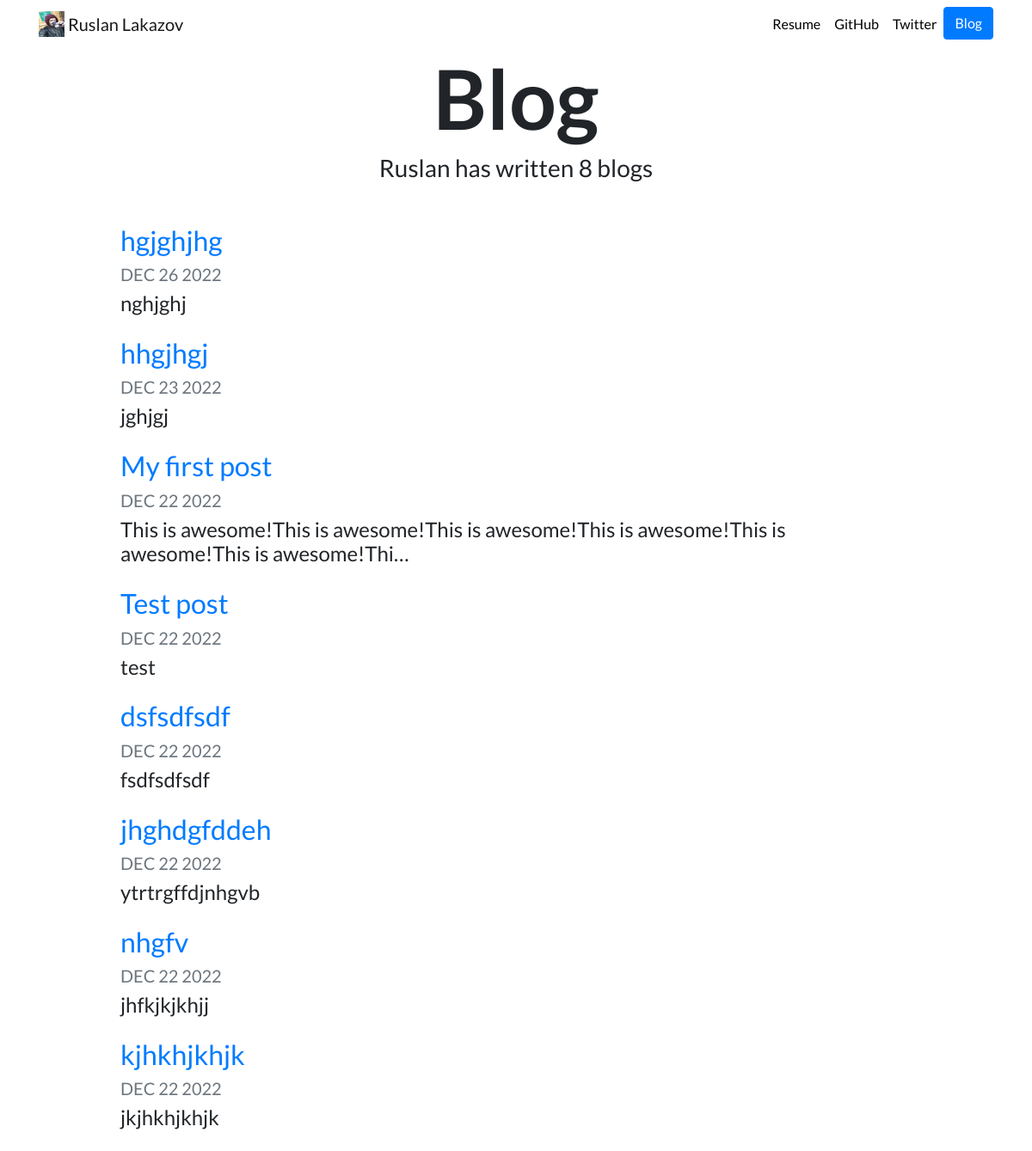
Screenshot of /blog/ with the database file from the repository.
### blog/models.py (models this page shows, shortened)
class Post(models.Model):
    title = models.CharField(max_length=200)
    date = models.DateField()
    description = models.TextField()

### blog/views.py (the view)
# urls.py: path('', views.all_blogs, name='all_blogs'),
def all_blogs(request):
    posts = Post.objects.order_by('-date')
    return render(request, 'blog/all_blogs.html', {'posts': posts})

### blog/templates/blog/all_blogs.html
{% extends "portfolio/base.html" %}
{% load static %}
{% block content %}
<h1 id="blogtitle" class="font-weight-bold text-center">Blog</h1>
<h3 class="text-center mb-5">Ruslan has written {{ posts.count }} blog{{ posts.count|pluralize }}</h3>
{% for post in posts %}
<div class="row justify-content-center my-3">
  <div class="col-md-10">
    <a href="{% url 'post:detail' post.id %}">
      <h2>{{ post.title }}</h2>
    </a>
    <h5 class="text-muted">{{ post.date|date:'M d Y'|upper }}</h5>
    <h4>{{ post.description|striptags|truncatechars:100 }}</h4>
  </div>
</div>
{% endfor %}
{% endblock %}

### portfolio/static/portfolio/custom.css (style rules this page uses)
body { font-family: 'Lato', sans-serif; }
#blogtitle { font-size: 6rem; }

### rows the page displays
Post: title "hgjghjhg", date "DEC 26 2022", description "nghjghj"
Post: title "hhgjhgj", date "DEC 23 2022", description "jghjgj"
Post: title "My first post", date "DEC 22 2022", description "This is awesome!This is awesome!This is awesome!This is awesome!This is awesome!This is awesome!Thi…"
Post: title "Test post", date "DEC 22 2022", description "test"
Post: title "dsfsdfsdf", date "DEC 22 2022", description "fsdfsdfsdf"
Post: title "jhghdgfddeh", date "DEC 22 2022", description "ytrtrgffdjnhgvb"
Post: title "nhgfv", date "DEC 22 2022", description "jhfkjkjkhjj"
Post: title "kjhkhjkhjk", date "DEC 22 2022", description "jkjhkhjkhjk"

### other values shown
{{ posts.count }} "8"
